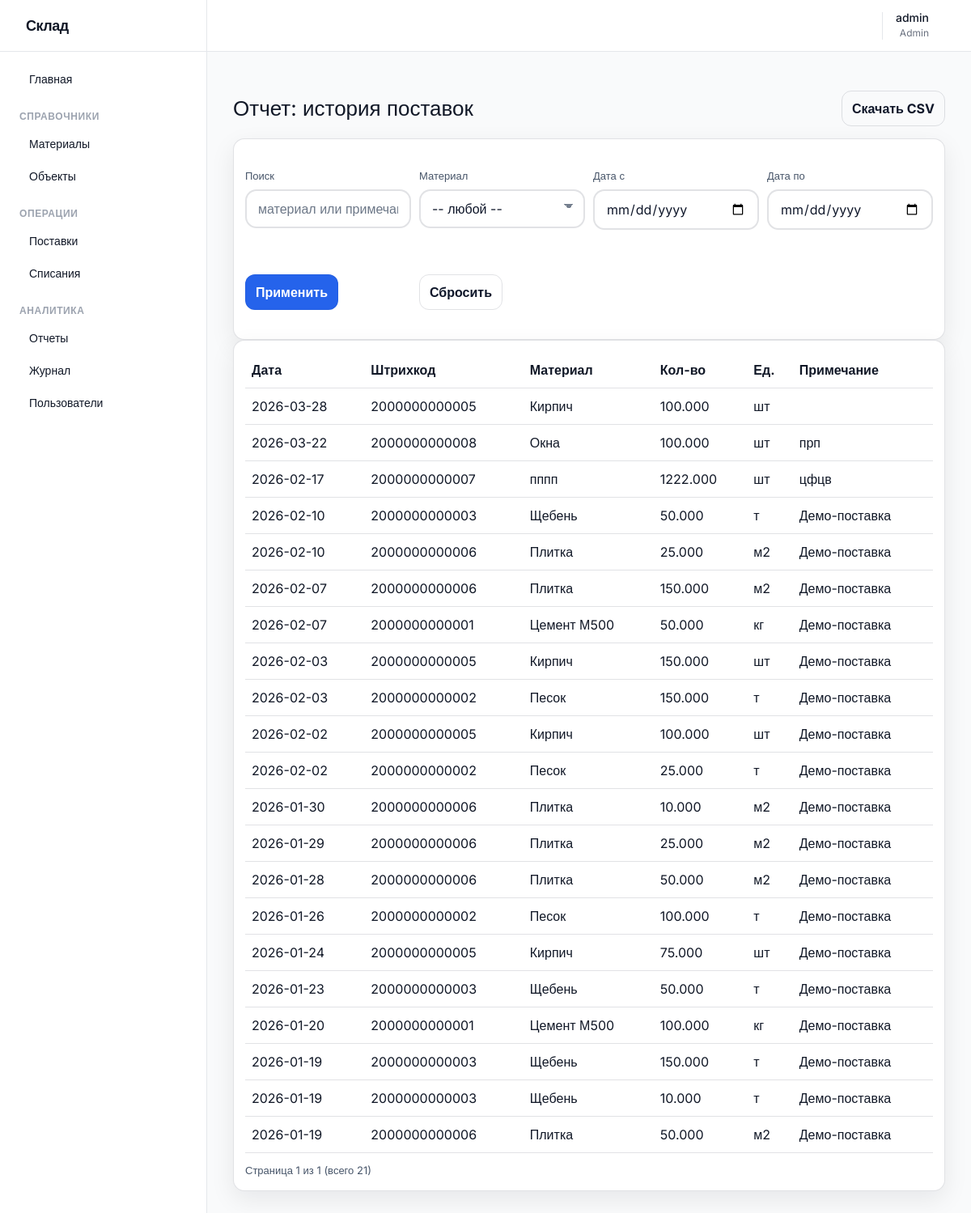
/reports/supplies (signed in), run on the app's committed database.
### app/models.py (models this page shows, shortened)
class User(db.Model, UserMixin):
    __tablename__ = "users"
    id = db.Column(db.Integer, primary_key=True)
    username = db.Column(db.String(80), unique=True, nullable=False)
    password_hash = db.Column(db.String(255), nullable=False)
    role = db.Column(db.String(30), nullable=False)
    created_at = db.Column(db.DateTime, nullable=False, default=datetime.utcnow)

class Supply(db.Model):
    __tablename__ = "supplies"
    id = db.Column(db.Integer, primary_key=True)
    material_id = db.Column(db.Integer, db.ForeignKey("materials.id"), nullable=False)
    quantity = db.Column(db.Numeric(12, 3), nullable=False)
    supply_date = db.Column(db.Date, nullable=False)
    note = db.Column(db.String(255), nullable=True)
    created_by = db.Column(db.Integer, db.ForeignKey("users.id"), nullable=True)
    created_at = db.Column(db.DateTime, nullable=False, default=datetime.utcnow)
    material = db.relationship("Material", backref=db.backref("supplies", lazy=True))

class Material(db.Model):
    __tablename__ = "materials"
    id = db.Column(db.Integer, primary_key=True)
    barcode = db.Column(db.String(64), unique=True, nullable=False)
    name = db.Column(db.String(150), unique=True, nullable=False)
    unit = db.Column(db.String(20), nullable=False)
    current_stock = db.Column(db.Numeric(12, 3), nullable=False, default=Decimal("0"))
    created_at = db.Column(db.DateTime, nullable=False, default=datetime.utcnow)

### app/reports/routes.py (the view, shortened to what this page needs)
@bp.route("/supplies")
@login_required
def supplies_report():
    q = (request.args.get("q") or "").strip()
    material_id = (request.args.get("material_id") or "").strip()
    date_from = _parse_date(request.args.get("date_from") or "")
    date_to = _parse_date(request.args.get("date_to") or "")
    query = Supply.query.join(Material)
    if q:
        like = f"%{q}%"
        query = query.filter(
            (Material.name.ilike(like)) | (Material.barcode.ilike(like)) | (Supply.note.ilike(like))
        )
    if material_id:
        try:
            mid = int(material_id)
            query = query.filter(Supply.material_id == mid)
        except Exception:
            pass
    if date_from:
        query = query.filter(Supply.supply_date >= date_from)
    if date_to:
        query = query.filter(Supply.supply_date <= date_to)
    query = query.order_by(Supply.supply_date.desc(), Supply.id.desc())
    page = paginate(query, per_page=50)
    materials = Material.query.order_by(Material.name.asc()).all()
    return render_template(
        "reports/supplies.html",
        supplies=page["items"],
        page=page,
        materials=materials,
        q=q,
        material_id=material_id,
        date_from=request.args.get("date_from") or "",
        date_to=request.args.get("date_to") or "",
    )

### app/auth/routes.py (called while the page is built)
@login_manager.user_loader
def load_user(user_id: str):
    return User.query.get(int(user_id))

### app/reports/routes.py (called while the page is built)
def _parse_date(value: str) -> date | None:
    try:
        v = (value or "").strip()
        if not v:
            return None
        return date.fromisoformat(v)
    except Exception:
        return None

### app/utils.py (called while the page is built)
def get_int_arg(name: str, default: int) -> int:
    try:
        return int(request.args.get(name, default))
    except Exception:
        return default

def paginate(query, per_page: int = 20):
    page = get_int_arg("page", 1)
    if page < 1:
        page = 1
    total = query.count()
    pages = (total + per_page - 1) // per_page
    items = query.limit(per_page).offset((page - 1) * per_page).all()
    return {
        "items": items,
        "page": page,
        "per_page": per_page,
        "total": total,
        "pages": pages,
        "has_prev": page > 1,
        "has_next": page < pages,
        "prev_page": page - 1,
        "next_page": page + 1,
    }

### app/templates/reports/supplies.html (shortened to what this page needs)
{% extends 'base.html' %}
{% block content %}
  <div class="row">
    <h1>Отчет: история поставок</h1>
    <a class="btn btn--ghost" href="{{ url_for('reports.supplies_report', export='csv', q=q, material_id=material_id, date_from=date_from, date_to=date_to) }}">Скачать CSV</a>
  </div>
  <div class="card">
    <form method="get" class="filters">
      <label class="field">
        <span>Поиск</span>
        <input name="q" value="{{ q }}" placeholder="материал или примечание">
      </label>
      <label class="field">
        <span>Материал</span>
        <select name="material_id">
          <option value="">-- любой --</option>
        </select>
      </label>
      <label class="field">
        <span>Дата с</span>
        <input type="date" name="date_from" value="{{ date_from }}">
      </label>
      <label class="field">
        <span>Дата по</span>
        <input type="date" name="date_to" value="{{ date_to }}">
      </label>
      <div class="field" style="align-self:end;">
        <span>&nbsp;</span>
        <button class="btn" type="submit">Применить</button>
      </div>
      <div class="field" style="align-self:end;">
        <span>&nbsp;</span>
        <a class="btn btn--ghost" href="{{ url_for('reports.supplies_report') }}">Сбросить</a>
      </div>
    </form>
  </div>
  <div class="card">
    <div class="desktop-only">
      <table class="table">
        <thead><tr><th>Дата</th><th>Штрихкод</th><th>Материал</th><th>Кол-во</th><th>Ед.</th><th>Примечание</th></tr></thead>
        <tbody>
          {% for s in supplies %}
            <tr>
              <td>{{ s.supply_date.isoformat() }}</td>
              <td>{{ s.material.barcode }}</td>
              <td>{{ s.material.name }}</td>
              <td>{{ '%.3f'|format(s.quantity) }}</td>
              <td>{{ s.material.unit }}</td>
              <td>{{ s.note or '' }}</td>
            </tr>
          {% endfor %}
        </tbody>
      </table>
    </div>
    {% if page %}
      <div class="pager">
        <div class="pager__info">Страница {{ page.page }} из {{ page.pages }} (всего {{ page.total }})</div>
      </div>
    {% endif %}
  </div>
{% endblock %}

### app/templates/base.html (shortened to what this page needs)
<!DOCTYPE html>
<html lang="ru" class="light">
<head>
  <link rel="stylesheet" href="{{ url_for('static', filename='tailwind.css') }}">
  <link rel="stylesheet" href="{{ url_for('static', filename='styles.css') }}">
</head>
<body class="bg-gray-50 text-gray-900 dark:bg-gray-900 dark:text-gray-100 font-sans antialiased flex h-screen overflow-hidden transition-colors duration-200">
  {% if current_user.is_authenticated %}
    <aside id="sidebar" class="bg-white dark:bg-gray-800 border-r border-gray-200 dark:border-gray-700 w-64 hidden md:flex flex-col transition-colors duration-200 z-20 fixed md:relative h-full inset-y-0 left-0">
      <div class="h-16 flex items-center px-6 border-b border-gray-200 dark:border-gray-700">
        <span class="text-lg font-bold tracking-tight">Склад</span>
      </div>
      <nav class="flex-1 overflow-y-auto py-4 px-3 space-y-1">
        <a href="{{ url_for('reports.dashboard') }}" class="flex items-center px-3 py-2 text-sm font-medium rounded-md hover:bg-gray-100 dark:hover:bg-gray-700">
           Главная
        </a>
        <div class="pt-4 pb-1">
          <p class="px-3 text-xs font-semibold text-gray-400 uppercase tracking-wider">Справочники</p>
        </div>
        <a href="{{ url_for('materials.list_materials') }}" class="flex items-center px-3 py-2 text-sm font-medium rounded-md hover:bg-gray-100 dark:hover:bg-gray-700">
           Материалы
        </a>
        <a href="{{ url_for('objects.list_objects') }}" class="flex items-center px-3 py-2 text-sm font-medium rounded-md hover:bg-gray-100 dark:hover:bg-gray-700">
           Объекты
        </a>
        <div class="pt-4 pb-1">
          <p class="px-3 text-xs font-semibold text-gray-400 uppercase tracking-wider">Операции</p>
        </div>
        <a href="{{ url_for('inventory.list_supplies') }}" class="flex items-center px-3 py-2 text-sm font-medium rounded-md hover:bg-gray-100 dark:hover:bg-gray-700">
           Поставки
        </a>
        <a href="{{ url_for('inventory.list_writeoffs') }}" class="flex items-center px-3 py-2 text-sm font-medium rounded-md hover:bg-gray-100 dark:hover:bg-gray-700">
           Списания
        </a>
        <div class="pt-4 pb-1">
          <p class="px-3 text-xs font-semibold text-gray-400 uppercase tracking-wider">Аналитика</p>
        </div>
        <a href="{{ url_for('reports.stock_report') }}" class="flex items-center px-3 py-2 text-sm font-medium rounded-md hover:bg-gray-100 dark:hover:bg-gray-700">
           Отчеты
        </a>
        {% if current_user.role in ['admin', 'manager'] %}
          <a href="{{ url_for('audit.list_audit') }}" class="flex items-center px-3 py-2 text-sm font-medium rounded-md hover:bg-gray-100 dark:hover:bg-gray-700">
             Журнал
          </a>
        {% endif %}
        {% if current_user.role == 'admin' %}
          <a href="{{ url_for('users.list_users') }}" class="flex items-center px-3 py-2 text-sm font-medium rounded-md hover:bg-gray-100 dark:hover:bg-gray-700">
             Пользователи
          </a>
        {% endif %}
      </nav>
    </aside>
  {% endif %}
  <div class="flex-1 flex flex-col w-full overflow-hidden">
    {% if current_user.is_authenticated %}
      <header class="h-16 bg-white dark:bg-gray-800 border-b border-gray-200 dark:border-gray-700 flex items-center justify-between px-4 sm:px-6 transition-colors duration-200 z-10">
        <div class="flex items-center space-x-4 ml-auto">
          <button id="theme-toggle" class="p-2 rounded-full text-gray-500 hover:bg-gray-100 dark:hover:bg-gray-700 focus:outline-none" title="Переключить тему" type="button">
          </button>
          <div class="flex items-center gap-3 border-l border-gray-200 dark:border-gray-700 pl-4">
            <div class="text-right hidden sm:block">
              <p class="text-sm font-medium leading-none">{{ current_user.username }}</p>
              <p class="text-xs text-gray-500 dark:text-gray-400 mt-1 capitalize">{{ current_user.role }}</p>
            </div>
            <a href="{{ url_for('auth.logout') }}" class="p-2 text-red-600 hover:bg-red-50 dark:hover:bg-red-900/20 rounded-md transition-colors" title="Выход">
            </a>
          </div>
        </div>
      </header>
    {% endif %}
    <main class="flex-1 overflow-x-hidden overflow-y-auto p-4 sm:p-6 lg:p-8 relative">
      {% block content %}{% endblock %}
    </main>
  </div>
</body>
</html>

### app/static/styles.css (style rules this page uses)
:root { --bg:#f6f7fb; --text:#0f172a; --muted:#475569; --card:#ffffff; --border:rgba(15,23,42,.12); --shadow:0 10px 30px rgba(2,6,23,.08); --primary:#2563eb; --primary_text:#ffffff; --danger:#b91c1c; --danger_bg:rgba(239,68,68,.12); --success_bg:rgba(34,197,94,.12); --input_bg:#ffffff; }
* { box-sizing:border-box }
body { margin:0;font-family:system-ui,-apple-system,Segoe UI,Roboto,Arial,sans-serif;background:var(--bg);color:var(--text) }
a { color:inherit }
h1 { font-size:26px;margin:18px 0 }
.card { background:var(--card);border:1px solid var(--border);border-radius:14px;padding:14px;box-shadow:var(--shadow) }
.row { display:flex;align-items:center;justify-content:space-between;gap:12px;flex-wrap:wrap }
.btn { display:inline-block;border:1px solid color-mix(in oklab,var(--primary) 60%, var(--border));background:var(--primary);color:var(--primary_text);padding:9px 12px;border-radius:12px;text-decoration:none;font-weight:700;cursor:pointer }
.btn--ghost { background:transparent;color:var(--text);border:1px solid var(--border) }
.field { display:block;margin:10px 0 }
.field span { display:block;margin-bottom:6px;color:var(--muted);font-size:13px }
input,select,textarea { width:100%;padding:12px 14px;border-radius:14px;border:2px solid var(--border);background:var(--input_bg);color:var(--text);font-size:16px;line-height:1.25;min-height:44px;transition:border-color .15s ease, box-shadow .15s ease, filter .15s ease }
input::placeholder,textarea::placeholder { color:color-mix(in oklab,var(--muted) 80%, transparent) }
select { appearance:none;-webkit-appearance:none;-moz-appearance:none;background-image:linear-gradient(45deg, transparent 50%, color-mix(in oklab,var(--muted) 75%, transparent) 50%),linear-gradient(135deg, color-mix(in oklab,var(--muted) 75%, transparent) 50%, transparent 50%);background-position:calc(100% - 18px) calc(50% - 3px),calc(100% - 12px) calc(50% - 3px);background-size:6px 6px,6px 6px;background-repeat:no-repeat;padding-right:40px }
.table { width:100%;border-collapse:collapse }
.table th,.table td { padding:10px 8px;border-bottom:1px solid var(--border);text-align:left;vertical-align:top }
.table thead th { position:sticky;top:0;background:var(--card);z-index:1 }
.desktop-only { display:block }
.filters { display:grid;grid-template-columns:repeat(4,minmax(0,1fr));gap:10px;margin:12px 0 }
.pager { display:flex;justify-content:space-between;gap:10px;align-items:center;margin-top:12px }
.pager__info { color:var(--muted);font-size:13px }

### data on the page
User: username "admin", role "Admin"
Supply: supply_date "2026-03-28", material.barcode "2000000000005", material.name "Кирпич", quantity "100.000", material.unit "шт"
Supply: supply_date "2026-03-22", material.barcode "2000000000008", material.name "Окна", quantity "100.000", material.unit "шт", note "прп"
Supply: supply_date "2026-02-17", material.barcode "2000000000007", material.name "пппп", quantity "1222.000", material.unit "шт", note "цфцв"
Supply: supply_date "2026-02-10", material.barcode "2000000000003", material.name "Щебень", quantity "50.000", material.unit "т", note "Демо-поставка"
Supply: supply_date "2026-02-10", material.barcode "2000000000006", material.name "Плитка", quantity "25.000", material.unit "м2", note "Демо-поставка"
Supply: supply_date "2026-02-07", material.barcode "2000000000006", material.name "Плитка", quantity "150.000", material.unit "м2", note "Демо-поставка"
Supply: supply_date "2026-02-07", material.barcode "2000000000001", material.name "Цемент М500", quantity "50.000", material.unit "кг", note "Демо-поставка"
Supply: supply_date "2026-02-03", material.barcode "2000000000005", material.name "Кирпич", quantity "150.000", material.unit "шт", note "Демо-поставка"
Supply: supply_date "2026-02-03", material.barcode "2000000000002", material.name "Песок", quantity "150.000", material.unit "т", note "Демо-поставка"
Supply: supply_date "2026-02-02", material.barcode "2000000000005", material.name "Кирпич", quantity "100.000", material.unit "шт", note "Демо-поставка"
Supply: supply_date "2026-02-02", material.barcode "2000000000002", material.name "Песок", quantity "25.000", material.unit "т", note "Демо-поставка"
Supply: supply_date "2026-01-30", material.barcode "2000000000006", material.name "Плитка", quantity "10.000", material.unit "м2", note "Демо-поставка"
Supply: supply_date "2026-01-29", material.barcode "2000000000006", material.name "Плитка", quantity "25.000", material.unit "м2", note "Демо-поставка"
Supply: supply_date "2026-01-28", material.barcode "2000000000006", material.name "Плитка", quantity "50.000", material.unit "м2", note "Демо-поставка"
Supply: supply_date "2026-01-26", material.barcode "2000000000002", material.name "Песок", quantity "100.000", material.unit "т", note "Демо-поставка"
Supply: supply_date "2026-01-24", material.barcode "2000000000005", material.name "Кирпич", quantity "75.000", material.unit "шт", note "Демо-поставка"
Supply: supply_date "2026-01-23", material.barcode "2000000000003", material.name "Щебень", quantity "50.000", material.unit "т", note "Демо-поставка"
Supply: supply_date "2026-01-20", material.barcode "2000000000001", material.name "Цемент М500", quantity "100.000", material.unit "кг", note "Демо-поставка"
Supply: supply_date "2026-01-19", material.barcode "2000000000003", material.name "Щебень", quantity "150.000", material.unit "т", note "Демо-поставка"
Supply: supply_date "2026-01-19", material.barcode "2000000000003", material.name "Щебень", quantity "10.000", material.unit "т", note "Демо-поставка"
Supply: supply_date "2026-01-19", material.barcode "2000000000006", material.name "Плитка", quantity "50.000", material.unit "м2", note "Демо-поставка"

### other printed values
{{ page.page }} "1"
{{ page.pages }} "1"
{{ page.total }} "21"
